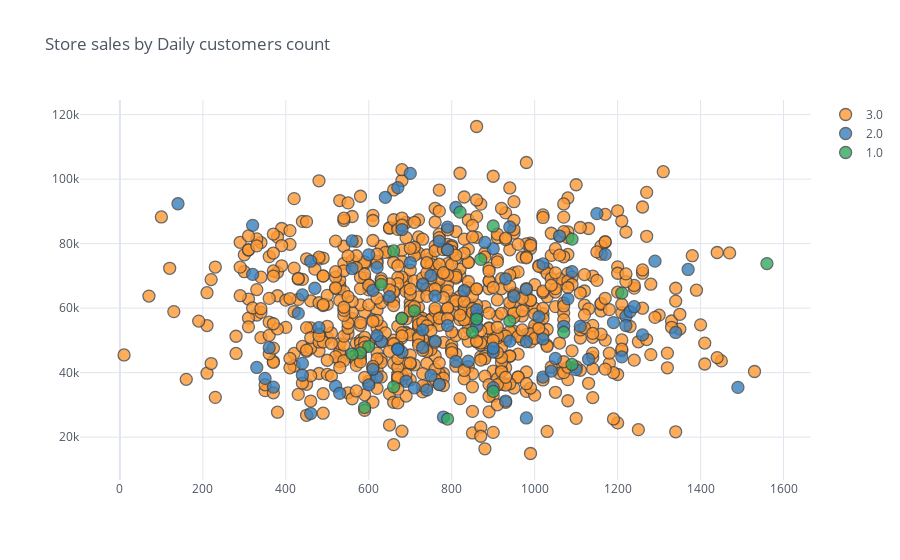

Notebook source saved alongside this figure:
### Code cell
Store.astype('float64').iplot(kind="scatter", theme="white",x="Daily_Customer_Count",y="Store_Sales",
            categories="Size", title='Store sales by Daily customers count', )
plt.show()

### Figure 1 — Plotly figure (JSON) as saved in the notebook; plotly's stock layout.template omitted (floating-point values rounded to 4 significant figures; data arrays with more than 128 entries replaced by an {"elided": "..."} marker saying what was removed)
{"data": [{"marker": {"color": "rgba(255, 153, 51, 1.0)", "line": {"width": 1.3}, "opacity": 0.8, "size": 12, "symbol": "circle"}, "mode": "markers", "name": "3.0", "textfont": {"color": "#4D5663"}, "type": "scatter", "x": {"elided": "776 int values"}, "y": {"elided": "776 int values"}}, {"marker": {"color": "rgba(55, 128, 191, 1.0)", "line": {"width": 1.3}, "opacity": 0.8, "size": 12, "symbol": "circle"}, "mode": "markers", "name": "2.0", "textfont": {"color": "#4D5663"}, "type": "scatter", "x": [680, 1130, 1090, 1080, 520, 320, 530, 900, 1260, 770, 370, 620, 790, 670, 1100, 940, 670, 1150, 760, 350, 980, 1020, 1020, 780, 360, 690, 710, 630, 600, 470, 860, 950, 460, 650, 610, 1190, 320, 730, 430, 810, 1220, 1290, 930, 1020, 460, 670, 1230, 620, 760, 770, 980, 730, 1210, 1490, 810, 880, 1370, 1220, 700, 980, 1070, 940, 620, 440, 330, 680, 930, 750, 1010, 1060, 560, 1340, 1050, 440, 790, 900, 640, 840, 1040, 440, 740, 860, 900, 1170, 830, 730, 790, 700, 600, 1240, 610, 900, 480, 860, 750, 560, 140, 1110], "y": [46310, 44150, 71280, 62870, 35800, 70450, 33580, 78420, 51700, 80780, 35510, 72630, 85130, 47460, 40930, 49760, 47230, 89310, 63720, 38210, 25950, 73710, 50440, 26220, 47730, 37330, 35280, 49720, 76530, 66170, 57500, 63590, 27310, 63540, 65500, 55530, 85670, 53270, 58380, 91200, 57450, 74570, 69090, 38620, 74550, 97360, 58940, 38600, 49750, 36350, 65820, 47800, 44890, 35420, 43470, 80370, 72000, 54610, 101780, 49590, 54370, 85160, 51480, 42860, 41600, 84360, 31180, 70110, 57330, 82350, 80830, 52450, 44400, 64120, 54590, 35360, 94370, 43520, 40450, 39190, 34610, 59530, 46380, 76670, 65410, 67390, 78060, 74080, 36190, 60440, 41050, 47590, 53940, 54380, 39140, 72270, 92370, 54340]}, {"marker": {"color": "rgba(50, 171, 96, 1.0)", "line": {"width": 1.3}, "opacity": 0.8, "size": 12, "symbol": "circle"}, "mode": "markers", "name": "1.0", "textfont": {"color": "#4D5663"}, "type": "scatter", "x": [600, 630, 1090, 580, 900, 860, 1070, 1210, 900, 870, 940, 680, 850, 820, 590, 660, 560, 660, 1090, 710, 1560, 790], "y": [48140, 67370, 42530, 46140, 34180, 56610, 52520, 64640, 85470, 75110, 55990, 56820, 52540, 89760, 29170, 35590, 45780, 77740, 81390, 59160, 73810, 25600]}], "layout": {"legend": {"bgcolor": "#FFFFFF", "font": {"color": "#4D5663"}}, "paper_bgcolor": "#FFFFFF", "plot_bgcolor": "#FFFFFF", "title": {"font": {"color": "#4D5663"}, "text": "Store sales by Daily customers count"}, "xaxis": {"gridcolor": "#E1E5ED", "showgrid": true, "tickfont": {"color": "#4D5663"}, "title": {"font": {"color": "#4D5663"}, "text": ""}, "zerolinecolor": "#E1E5ED"}, "yaxis": {"gridcolor": "#E1E5ED", "showgrid": true, "tickfont": {"color": "#4D5663"}, "title": {"font": {"color": "#4D5663"}, "text": ""}, "zerolinecolor": "#E1E5ED"}}}
